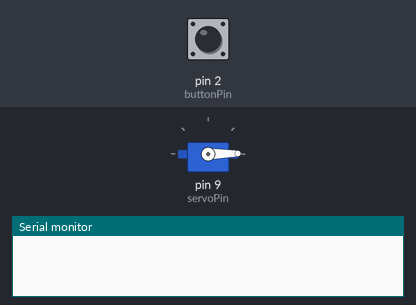
Recording of a sketch running on a simulated Arduino Uno, built with avr-gcc and run on an emulated ATmega328P. On the bench: servo, the last lines printed to the serial monitor. The test bench sets the inputs (shaded band); at power-on: pin 2 (buttonPin) HIGH.

Above: at 1.2 s.
1.3 s: pin 2 (buttonPin) pulled LOW for 0.15 s
At 1.66 s:
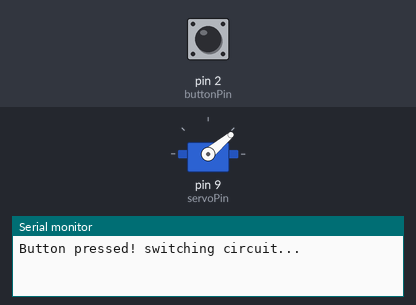
3.0 s: pin 2 (buttonPin) pulled LOW for 1 s
At 3.15 s:
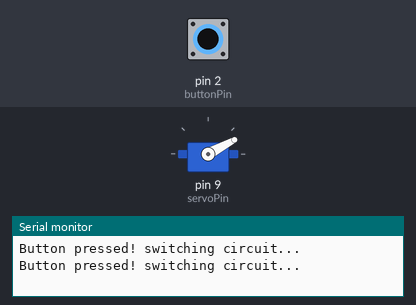
6.0 s: pin 2 (buttonPin) pulled LOW for 3.2 s
Timing chart, 0 to 9.0 s (numbered marks = the images above; inputs shaded):
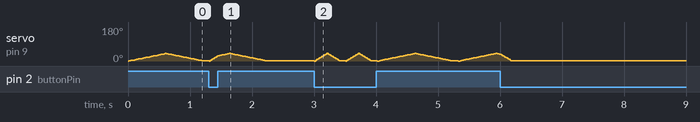

The sketch:

OscillatingServo.ino
```cpp
#include <Servo.h>

bool on = true;

Servo s;
int servoPin = 9; //D9

const int buttonPin = 2;  //D2
bool buttonPressed = false;

int delayMs = 5;
int maxAngle = 40;

void setup() {
  Serial.begin(9600);
  s.attach(servoPin);
  s.write(0);
  pinMode(buttonPin, INPUT_PULLUP); // Enable internal pull-up resistor
}

void loop() {
  if (on) {
    Oscillate();
    delay(100);
  } else {
    CheckButtonPress();
  }
}

void CheckButtonPress() {
  if (digitalRead(buttonPin) == LOW) { // Button is pressed (LOW due to pull-up)
    if (!buttonPressed) {
      buttonPressed = true;
      on = !on;
      Serial.println("Button pressed! switching circuit...");
    }
  } else {
      buttonPressed = false; // Reset trigger when button is released
      delay(10);
  }
}

void Oscillate() {
  for (int i = 0; i < maxAngle * 2; i++) {

    int angleToWrite = i;

    if (i > maxAngle)
      angleToWrite = maxAngle * 2 - i;

    s.write(angleToWrite);
    delay(delayMs);

    CheckButtonPress();
  }
}
```
